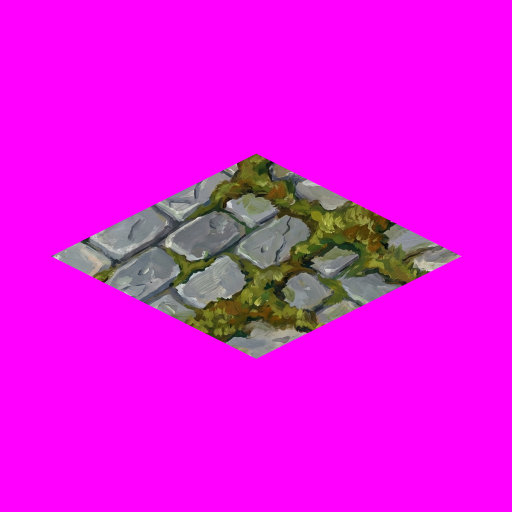
#> input picture generated_images/tile_stone_nbpro_2026-03-14T01-08-16-435Z_1.png, 1024 x 1024 px (shown at 1/2 size)
$ python make_mask.py
#> lines starting #> are read from the running program, lines starting #| are printed output that depends on the picture; after the words box and inside, x2 and y2 are one past the last pixel; in counts of white or black regions, pixels touching at a corner belong together
from PIL import Image, ImageDraw
import numpy as np

# Load the stone tile and analyze its non-black region to find the diamond bounds
img = Image.open("generated_images/tile_stone_nbpro_2026-03-14T01-08-16-435Z_1.png").convert("RGB")
#> img is the input picture: PIL image 1024x1024 RGB; mean R, G, B 231.5, 18.1, 228.4
pixels = np.array(img)

# Find non-black pixels (threshold to handle compression artifacts)
non_black = np.any(pixels > 30, axis=2)
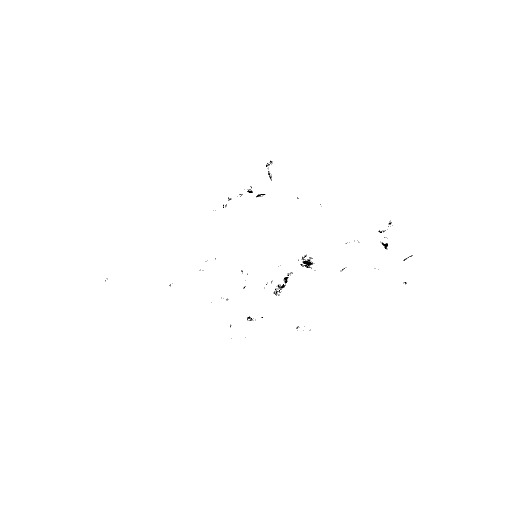
#> non_black: shape (1024, 1024) bool (shown at 1/2 size); 99.9% white; black in thin lines or dots, all inside (x1, y1, x2, y2) = (210, 321, 826, 677)

# Get bounding rows/cols of the content
rows = np.any(non_black, axis=1)
cols = np.any(non_black, axis=0)
row_min, row_max = np.where(rows)[0][[0, -1]]
#> row_min = 0; row_max = 1023
col_min, col_max = np.where(cols)[0][[0, -1]]
#> col_min = 0; col_max = 1023

print(f"Content bounding box: x=[{col_min}, {col_max}], y=[{row_min}, {row_max}]")
#| Content bounding box: x=[0, 1023], y=[0, 1023]
print(f"Content size: {col_max - col_min + 1} x {row_max - row_min + 1}")
#| Content size: 1024 x 1024

# Scan the top edge to find the diamond apex
# The topmost non-black row should have the narrowest horizontal span (the top point)
top_row = non_black[row_min]
top_cols = np.where(top_row)[0]
#> top_cols = 1024 values from 0 to 1023
top_center = (top_cols[0] + top_cols[-1]) // 2
#> top_center = 511
print(f"Top apex center: x={top_center}, y={row_min}")
#| Top apex center: x=511, y=0

# Find the widest row (the middle of the diamond)
widths = []
for r in range(row_min, row_max + 1):
    row_pixels = np.where(non_black[r])[0]
    if len(row_pixels) > 0:
        widths.append((r, row_pixels[-1] - row_pixels[0]))
    else:
        widths.append((r, 0))
#> after the loop, widths = 1024 pairs, first value 0 to 1023, second value 1023 to 1023

widest_row, widest_w = max(widths, key=lambda x: x[1])
#> widest_row = 0; widest_w = 1023
widest_cols = np.where(non_black[widest_row])[0]
#> widest_cols = 1024 values from 0 to 1023
print(f"Widest row: y={widest_row}, width={widest_w}, x=[{widest_cols[0]}, {widest_cols[-1]}]")
#| Widest row: y=0, width=1023, x=[0, 1023]

# The tile has depth (it's a 3D block, not flat). Let's find just the TOP FACE.
# The top face diamond: apex at top, widest at some middle row, then narrows going down
# For an isometric tile, the top face is a rhombus.

# Strategy: Create a clean idealized isometric diamond based on the measured geometry.
# Standard isometric: 2:1 width-to-height ratio for the top face diamond.

# Let's define a clean 1024x1024 mask with an idealized flat isometric diamond (no depth).
# Using the measured content as reference for positioning.

SIZE = 1024
MAGENTA = (255, 0, 255)
mask = Image.new("RGB", (SIZE, SIZE), MAGENTA)
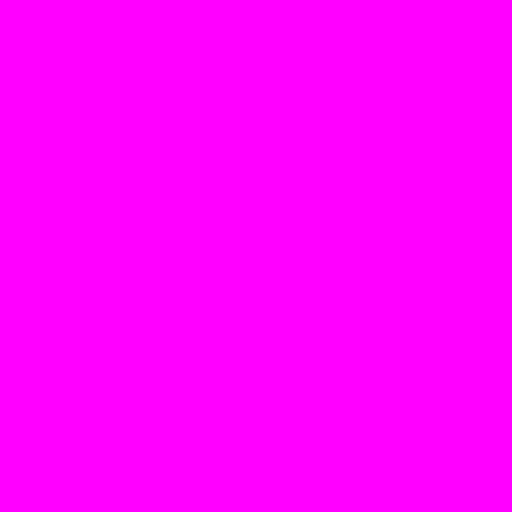
#> mask: PIL image 1024x1024 RGB (shown at 1/2 size); mean R, G, B 255, 0, 255
draw = ImageDraw.Draw(mask)

# Idealized isometric diamond - flat tile, no block depth
# 2:1 ratio is standard isometric. Center it in the canvas.
# Using measured bounds as guide but cleaning up to exact geometry.
diamond_w = 820  # slightly smaller than canvas for padding
diamond_h = diamond_w // 2  # 2:1 isometric ratio

cx, cy = SIZE // 2, SIZE // 2

# Diamond points: top, right, bottom, left
diamond = [
    (cx, cy - diamond_h // 2),          # top
    (cx + diamond_w // 2, cy),           # right
    (cx, cy + diamond_h // 2),           # bottom
    (cx - diamond_w // 2, cy),           # left
]

draw.polygon(diamond, fill=(0, 200, 0))

mask.save("assets/tiles/tile_mask.png")
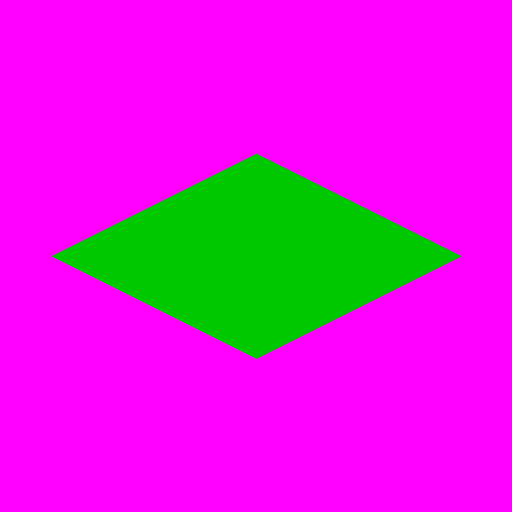
#> saved as tile_mask.png: PIL image 1024x1024 RGB (shown at 1/2 size); mean R, G, B 214, 32.1, 214
print(f"\nMask saved: tile_mask.png")
print(f"Diamond: {diamond_w}x{diamond_h} centered at ({cx},{cy})")
print(f"Diamond points (top, right, bottom, left):")
for label, pt in zip(["top", "right", "bottom", "left"], diamond):
    print(f"  {label}: {pt}")
#> this loop made 4 passes
#> (label, pt) on passes 1 to 4: ('top', (512, 307)), ('right', (922, 512)), ('bottom', (512, 717)), ('left', (102, 512))
#|   top: (512, 307)
#|   right: (922, 512)
#|   bottom: (512, 717)
#|   left: (102, 512)
print(f"\nIsometric ratio: {diamond_w}:{diamond_h} = 2:1")

$ run again, with generated_images/item_boulder_nb1_2026-03-14T01-10-39-967Z_1.png copied over generated_images/tile_stone_nbpro_2026-03-14T01-08-16-435Z_1.png
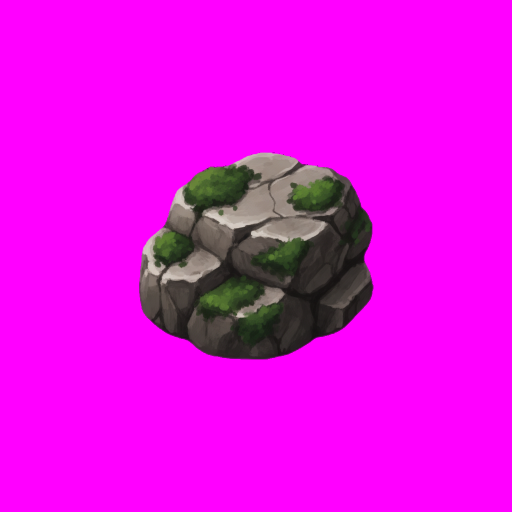
#> input picture generated_images/item_boulder_nb1_2026-03-14T01-10-39-967Z_1.png, 1024 x 1024 px (shown at 1/2 size)
#> img is the input picture: PIL image 1024x1024 RGB; mean R, G, B 229.8, 11.1, 227.8
#> `non_black = np.any(pixels > 30, axis=2)`:
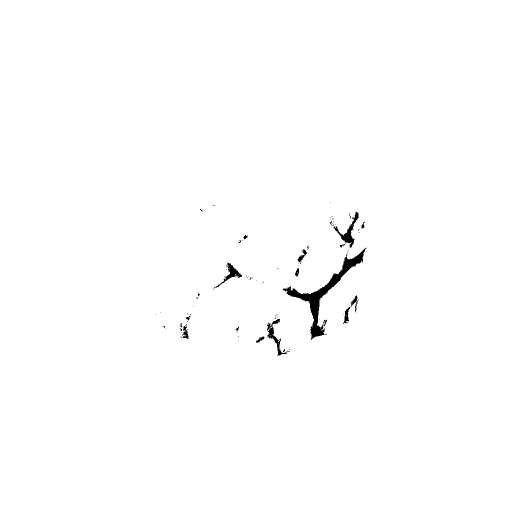
#> non_black: shape (1024, 1024) bool (shown at 1/2 size); 99.3% white; 100 black regions (85 under 20 px), largest, box (x1, y1, x2, y2) and area: (565, 495, 733, 679) 4054, (667, 423, 717, 495) 819, (534, 638, 575, 711) 657
#> row_min = 0; row_max = 1023
#> col_min = 0; col_max = 1023
#| Content bounding box: x=[0, 1023], y=[0, 1023]
#| Content size: 1024 x 1024
#> top_cols = 1024 values from 0 to 1023
#> top_center = 511
#| Top apex center: x=511, y=0
#> after the loop `for r in range(row_min, row_max + 1):`: widths = 1024 pairs, first value 0 to 1023, second value 1023 to 1023
#> widest_row = 0; widest_w = 1023
#> widest_cols = 1024 values from 0 to 1023
#| Widest row: y=0, width=1023, x=[0, 1023]
#> the loop `for label, pt in zip(["top", "right", "bottom", "left"], diamond):` made 4 passes
#> (label, pt) on passes 1 to 4: ('top', (512, 307)), ('right', (922, 512)), ('bottom', (512, 717)), ('left', (102, 512))
#> (printed output is left out)

$ run again, with generated_images/item_boulder_nb2_2026-03-14T01-10-53-008Z_1.png copied over generated_images/tile_stone_nbpro_2026-03-14T01-08-16-435Z_1.png
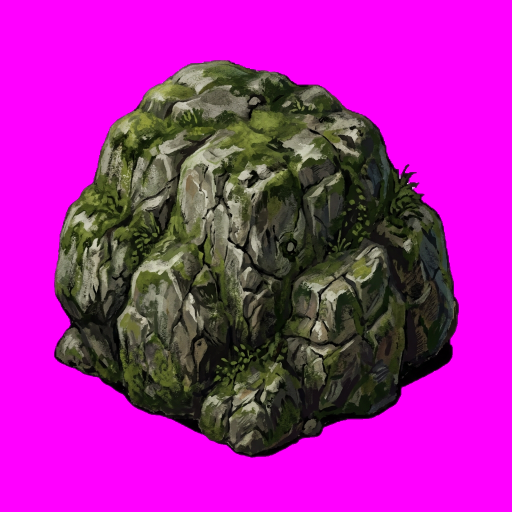
#> input picture generated_images/item_boulder_nb2_2026-03-14T01-10-53-008Z_1.png, 1024 x 1024 px (shown at 1/2 size)
#> img is the input picture: PIL image 1024x1024 RGB; mean R, G, B 171.1, 30.7, 162.9
#> `non_black = np.any(pixels > 30, axis=2)`:
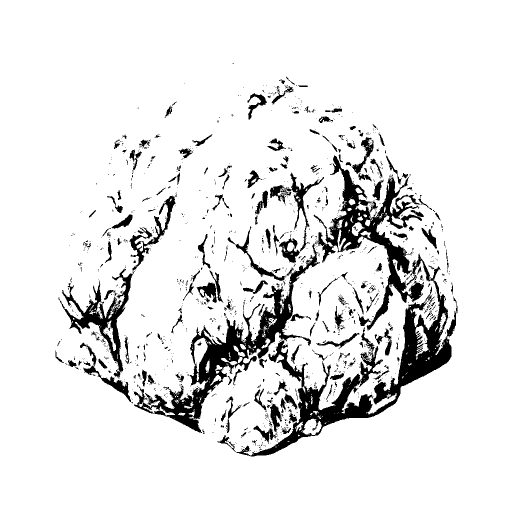
#> non_black: shape (1024, 1024) bool (shown at 1/2 size); 90.2% white; 1269 black regions (1068 under 20 px), largest, box (x1, y1, x2, y2) and area: (267, 487, 912, 913) 45654, (627, 311, 848, 661) 16487, (116, 537, 266, 756) 6478
#> row_min = 0; row_max = 1023
#> col_min = 0; col_max = 1023
#| Content bounding box: x=[0, 1023], y=[0, 1023]
#| Content size: 1024 x 1024
#> top_cols = 1024 values from 0 to 1023
#> top_center = 511
#| Top apex center: x=511, y=0
#> after the loop `for r in range(row_min, row_max + 1):`: widths = 1024 pairs, first value 0 to 1023, second value 1023 to 1023
#> widest_row = 0; widest_w = 1023
#> widest_cols = 1024 values from 0 to 1023
#| Widest row: y=0, width=1023, x=[0, 1023]
#> the loop `for label, pt in zip(["top", "right", "bottom", "left"], diamond):` made 4 passes
#> (label, pt) on passes 1 to 4: ('top', (512, 307)), ('right', (922, 512)), ('bottom', (512, 717)), ('left', (102, 512))
#> (printed output is left out)
